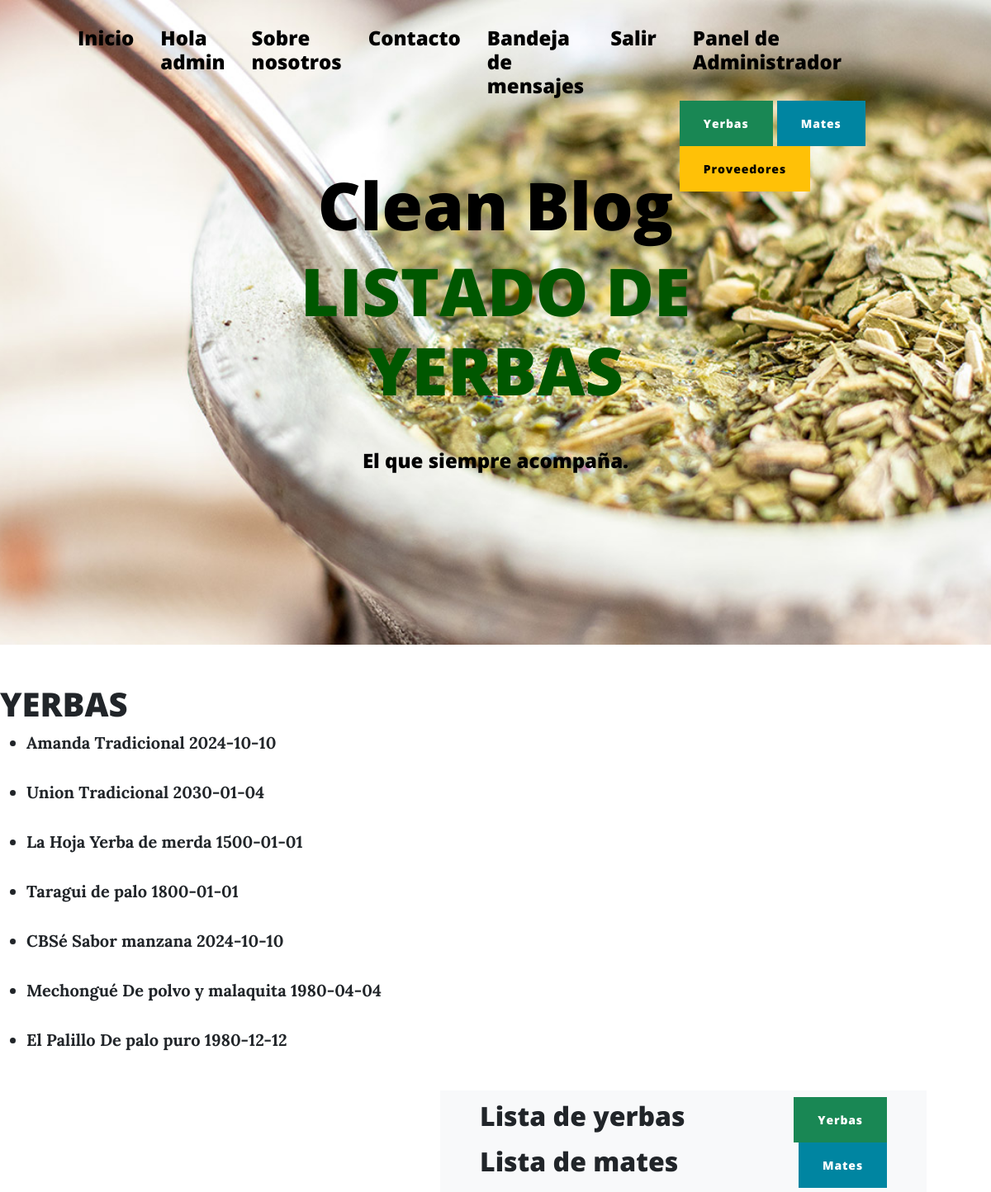
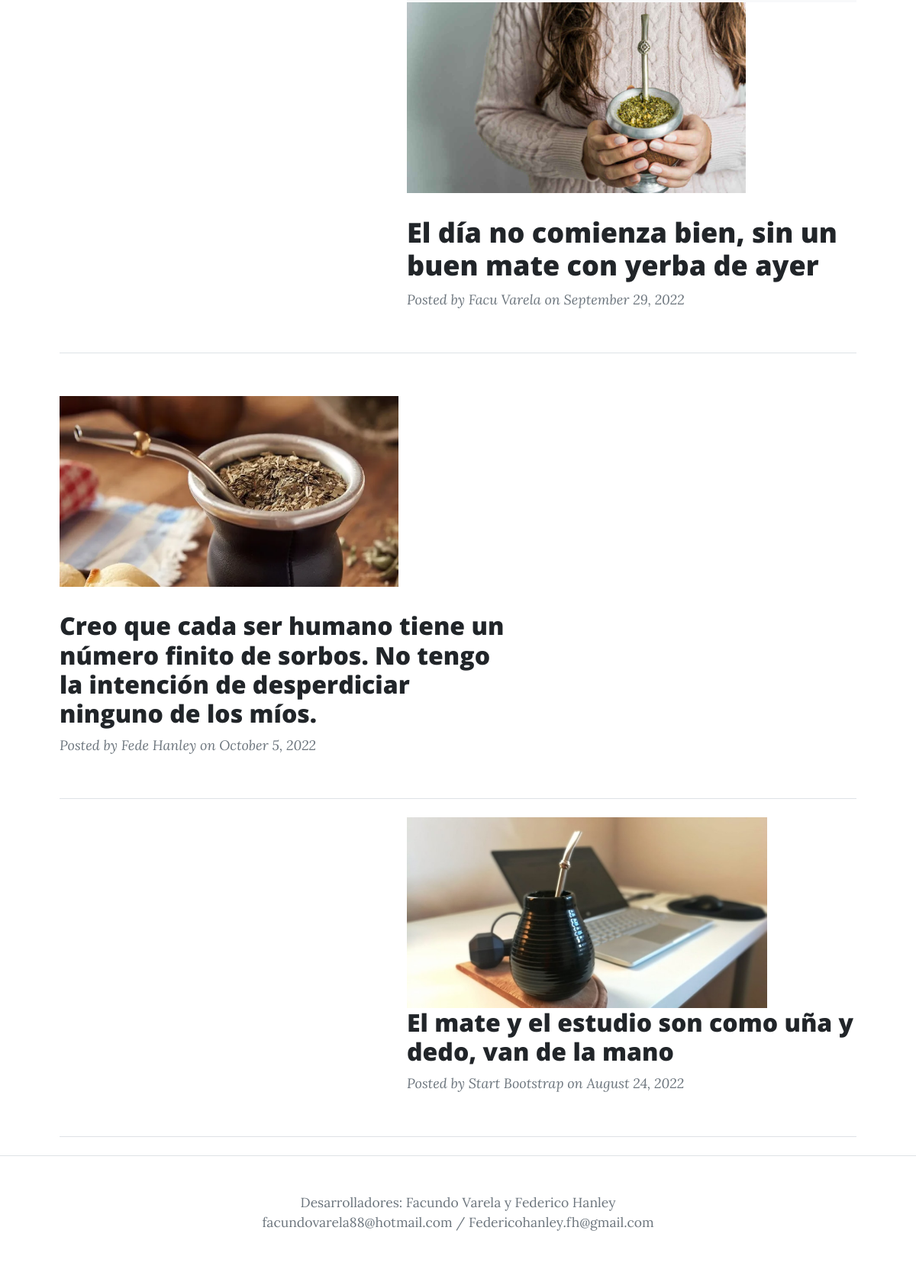
The page /yerba/list (signed in) on the database its author committed (2 pictures, top to bottom).
### AppPrueba/models.py (models this page shows)
class yerba(models.Model):
    nombre=models.CharField(max_length=50)
    tipo=models.CharField(max_length=50)
    fecha_vencimiento=models.DateField()
    def __str__(self):
        return self.nombre+" "+self.tipo+" "+str(self.fecha_vencimiento)

### AppPrueba/views.py (the view)
# urls.py: path('yerba/list', YerbasList.as_view(), name = 'yerbas_listar'),
class YerbasList(ListView):
    model = yerba
    template_name = 'AppPrueba/ReadYerbas.html'

### AppPrueba/templates/AppPrueba/ReadYerbas.html (shortened to what this page needs)
{% extends 'AppPrueba/index.html' %}
{% load static %}
{% block titulo %}
<h1 class="mb-5" style="color:rgb(0, 87, 0)">LISTADO DE YERBAS</h1>
{% endblock %}
{% block contenido_que_cambia %}
{% if user.is_authenticated %}
<h1>YERBAS</h1>
<ul>
    {% for int in object_list %}
       <li><strong>{{ int }}</strong></li>
        <br>
    {% endfor %}
</ul>
{% endif %}
{% endblock %}

### AppPrueba/templates/AppPrueba/index.html (shortened to what this page needs)
<!DOCTYPE html>
<html lang="en">
    <head>
        {% load static %}
        <link href='{% static "AppPrueba/css/styles.css" %}' rel="stylesheet" />
    </head>
    <body>
        <nav class="navbar navbar-expand-lg navbar-light" id="mainNav">
            <div class="container px-4 px-lg-5">
                <div class="collapse navbar-collapse" id="navbarResponsive">
                    <ul class="navbar-nav ms-auto py-4 py-lg-0">
                        <li class="nav-item"><h4><a style="color:black" class="nav-link px-lg-3 py-3 py-lg-4" href="{% url 'inicio' %}">Inicio</a></h4></li>
                        {% if user.is_authenticated %}
                        <li class="nav-item"><h4><a style="color:black" class="nav-link px-lg-3 py-3 py-lg-4">Hola {{ user.username }}</a></h4></li>
                        <li class="nav-item"><h4><a style="color:black" class="nav-link px-lg-3 py-3 py-lg-4" href="{% url 'about' %}">Sobre nosotros</a></h4></li>
                        <li class="nav-item"><h4><a style="color:black" class="nav-link px-lg-3 py-3 py-lg-4" href="{% url 'leerUsuarios' %}">Contacto</a></h4></li>
                        <li class="nav-item"><h4><a style="color:black" class="nav-link px-lg-3 py-3 py-lg-4" href="{% url 'Inbox' %}">Bandeja de mensajes</a></h4></li>
                        <li class="nav-item"><h4><a style="color:black" class="nav-link px-lg-3 py-3 py-lg-4" href="{% url 'logout' %}">Salir</a></h4></li>
                        {% endif %}
                        {% if user.is_staff %}
                        <div class="container">
                                <li class="nav-item"><h4><a style="color:black" class="nav-link px-lg-3 py-3 py-lg-4">Panel de Administrador</a></h4></li>
                                <a class="btn btn-success" href="{% url 'leeryerbas' %}">Yerbas</a>
                                <a class="btn btn-primary" href="{% url 'leermates' %}">Mates</a>
                                <a class="btn btn-warning" href="{% url 'leerproveedores' %}">Proveedores</a>
                            </div>
                        {% endif %}
                    </ul>
                </div>
            </div>
        </nav>
        <header class="masthead" style="background-image: url('{% static 'AppPrueba/assets/img/Matienzo.jpg' %}')">
            <div class="container position-relative px-4 px-lg-5">
                <div class="row gx-4 gx-lg-5 justify-content-center">
                    <div class="col-md-10 col-lg-8 col-xl-7">
                        <div class="site-heading">
                            <h1 style="color:black">Clean Blog</h1>
                            {% block titulo %}
                            {% endblock %}
                            <span style="color:black" class="subheading"><h4>El que siempre acompaña.</h4></span>
                        </div>
                    </div>
                </div>
            </div>
        </header>
        {% block contenido_que_cambia %}
        {% endblock %}
        <div class="container px-4 px-lg-5">
            <div class="row gx-4 gx-lg-5 justify-content-end">
                <div class="col-md-10 col-lg-8 col-xl-7">
                    {% if user.is_authenticated %}
                    <div class="post-preview">
                        <nav class="navbar navbar-light bg-light static-top">
                            <div class="container">
                                <h2>Lista de yerbas</h2>
                                <a class="btn btn-success" href="{% url 'yerbas_listar' %}">Yerbas</a>
                                <h2>Lista de mates</h2>
                                <a class="btn btn-primary" href="{% url 'mates_listar' %}">Mates</a>
                            </div>
                        </nav>
                        <a>
                            <img height="250px" src="{% static 'AppPrueba/assets/img/MATECHICA.jpg' %}" alt="">
                            <h2 class="post-title">El día no comienza bien, sin un buen mate con yerba de ayer</h2>
                        </a>
                        <p class="post-meta">
                            Posted by
                            <a>Facu Varela</a>
                            on September 29, 2022
                        </p>
                    </div>
                </div>
            </div>
                    <hr class="my-4" />
                    <div class="row gx-4 gx-lg-5 justify-content-flex-start">
                        <div class="col-md-10 col-lg-8 col-xl-7">
                            <div class="post-preview">
                                <p>
                                    <img height="250px" src="{% static 'AppPrueba/assets/img/MATE.jpg' %}" alt="">
                                    <h2 class="post-title">Creo que cada ser humano tiene un número finito de sorbos. No tengo la intención de desperdiciar ninguno de los míos.</h2></a>
                                    <p class="post-meta">
                                    Posted by
                                    <a>Fede Hanley</a>
                                    on October 5, 2022
                                </p>
                            </div>
                        </div>
                    </div>
                    <hr class="my-4" />
                    <div class="row gx-4 gx-lg-5 justify-content-end">
                        <div class="col-md-10 col-lg-8 col-xl-7">
                            <div class="post-preview">
                                    <img height="250px" src="{% static 'AppPrueba/assets/img/MATEESTUDIO.jpg' %}" alt="">
                                    <h2 class="post-title">El mate y el estudio son como uña y dedo, van de la mano</h2>
                                <p class="post-meta">
                                    Posted by
                                    Start Bootstrap</a>
                                    on August 24, 2022
                                </p>
                            </div>
                        </div>
                    </div>
                    <hr class="my-4" />
                    {% else %}
                    <h2><a href="{% url 'login' %}">Ingresar para visualizar contenido.</a></h2>
                    {% endif %}
                </div>
        <footer class="border-top">
            <div class="container px-4 px-lg-5">
                <div class="row gx-4 gx-lg-5 justify-content-center">
                    <div class="col-md-10 col-lg-8 col-xl-7">
                        <ul class="list-inline text-center">
                            <li class="list-inline-item">
                                    <div class="small text-center text-muted">Desarrolladores: Facundo Varela y Federico Hanley</div>
                                    <div class="small text-center text-muted">facundovarela88@hotmail.com  /  Federicohanley.fh@gmail.com </div>
        </footer>
    </body>
</html>

### rows shown on the page
yerba: nombre+tipo+fecha_vencimiento "Amanda Tradicional 2024-10-10"
yerba: nombre+tipo+fecha_vencimiento "Union Tradicional 2030-01-04"
yerba: nombre+tipo+fecha_vencimiento "La Hoja Yerba de merda 1500-01-01"
yerba: nombre+tipo+fecha_vencimiento "Taragui de palo 1800-01-01"
yerba: nombre+tipo+fecha_vencimiento "CBSé Sabor manzana 2024-10-10"
yerba: nombre+tipo+fecha_vencimiento "Mechongué De polvo y malaquita 1980-04-04"
yerba: nombre+tipo+fecha_vencimiento "El Palillo De palo puro 1980-12-12"

### other values the page prints
{{ user.username }} "admin"
